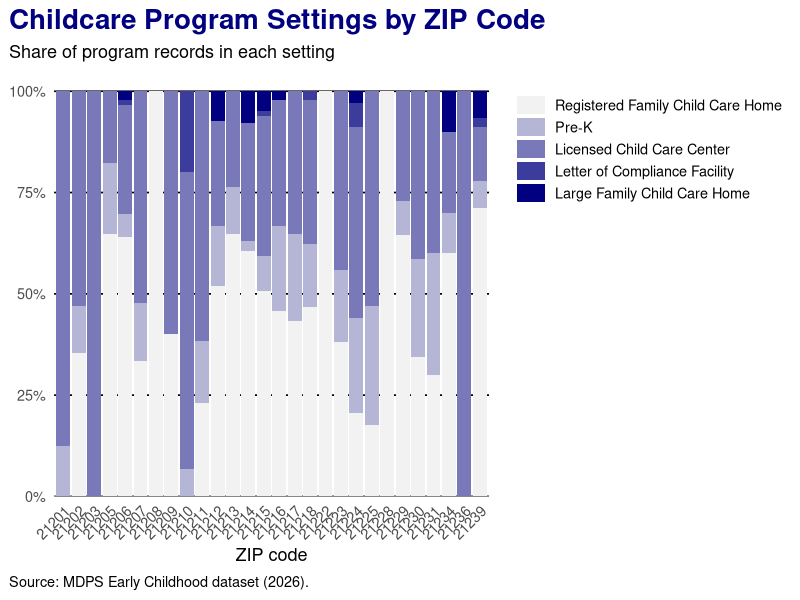
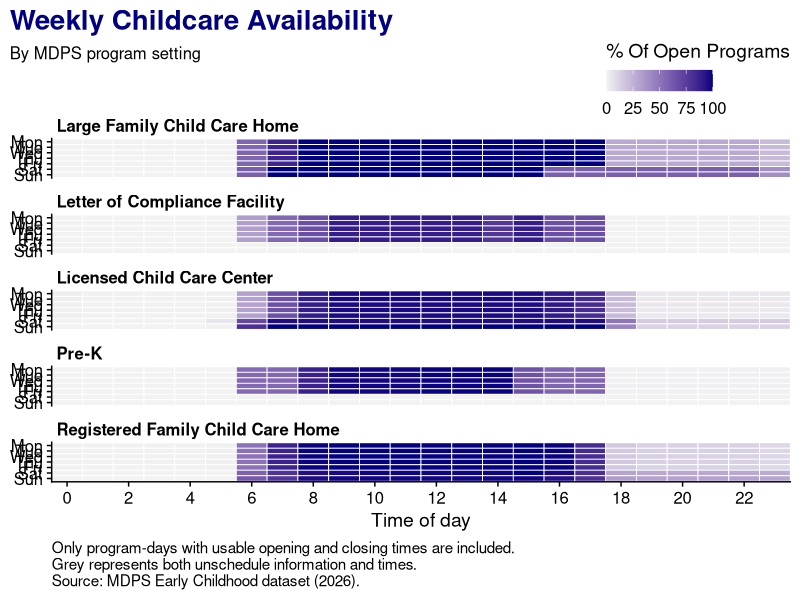
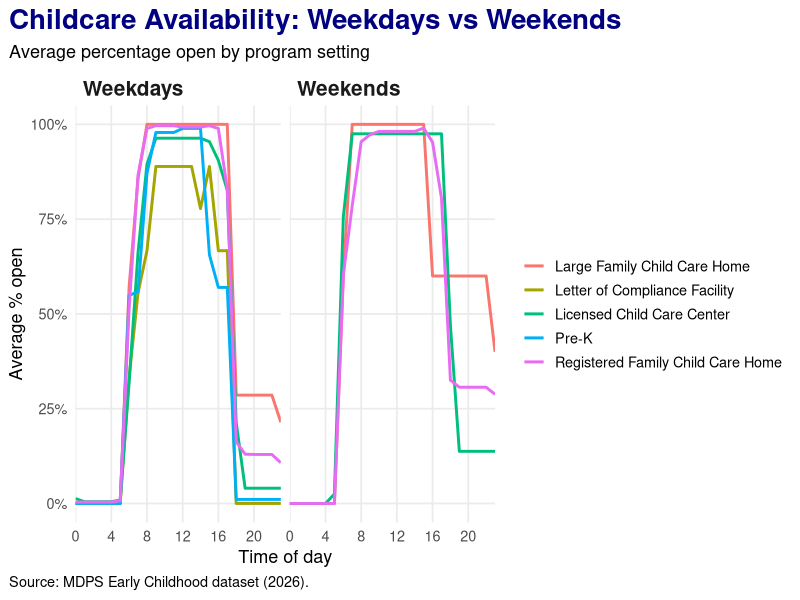

Here is the R script that generated these plots, in order:
## ---- chunk 1
#| label: setup

library(ggplot2)
library(dplyr)
library(tidyr)
library(cowplot)

# Loading the childcare table and removing the footnote rows without addresses.

childcare_eda <- read.csv(
  "../data/MDPS Early Childhood Dev.csv",
  stringsAsFactors = FALSE
) |>
  filter(
    !is.na(address),
    address != ""
  )
## ---- chunk 2
#| label: program-setting-share-setup

program_setting_chart <- childcare_eda |>
  filter(!is.na(zipcode)) |>
  ggplot(
    aes(
      x = factor(zipcode),
      fill = gen_program_setting_detail
    )
  ) +
  geom_bar(position = "fill")
## ---- chunk 3
#| label: program-setting-share-chart
#| fig-width: 10
#| fig-height: 7

program_setting_chart +
  scale_y_continuous(
    labels = scales::percent,
    expand = expansion(mult = c(0, 0.05))
  ) +
  guides(fill = guide_legend(reverse = TRUE)) +
  scale_fill_manual(
    values = colorRampPalette(c("navy", "grey95"))(
      dplyr::n_distinct(childcare_eda$gen_program_setting_detail)
    )
  ) +
  labs(
    x = "ZIP code",
    y = NULL,
    fill = NULL,
    title = "Childcare Program Settings by ZIP Code",
    subtitle = "Share of program records in each setting",
    caption = "Source: MDPS Early Childhood dataset (2026)."
  ) +
  theme_minimal(base_size = 13) +
  theme(
    panel.grid.major.x = element_blank(),
    panel.grid.minor = element_blank(),
    panel.grid.major.y = element_line(color = "black"),
    plot.title.position = "plot",
    plot.title = element_text(
      face = "bold",
      size = 20,
      color = "navy"
    ),
    plot.caption.position = "plot",
    plot.caption = element_text(
      hjust = 0,
      margin = margin(t = 8)
    ),
    axis.text.x = element_text(angle = 45, hjust = 1),
    legend.justification = c(1, 0.95),
    legend.key.width = grid::unit(1.5, "lines"),
    legend.key.height = grid::unit(1, "lines"),
    legend.key.spacing.y = grid::unit(0.1, "lines")
  )
## ---- chunk 4
#| label: heatmap-program-availability-setup

day_order <- c(
  "Monday", "Tuesday", "Wednesday", "Thursday",
  "Friday", "Saturday", "Sunday"
)

availability <- childcare_eda |>
  select(
    setting = gen_program_setting_detail,
    ends_with(".Time")
  ) |>
  tidyr::pivot_longer(
    cols = ends_with(".Time"),
    names_to = c("day", ".value", NA),
    names_sep = "\\."
  ) |>
  mutate(
    opening = as.numeric(
      as.difftime(trimws(Start), units = "hours")
    ),
    closing = as.numeric(
      as.difftime(trimws(End), units = "hours")
    ),
    day = factor(day, levels = day_order)
  ) |>
  tidyr::drop_na(opening, closing) |>
  tidyr::uncount(24, .id = "hour") |>
  dplyr::mutate(
    hour = hour - 1,
    open = ifelse(
      closing < opening,
      hour >= opening | hour < closing,
      hour >= opening & hour < closing
    )
  ) |>
  dplyr::group_by(setting, day, hour) |>
  dplyr::summarise(
    percent_open = mean(open) * 100,
    .groups = "drop"
  ) |>
  tidyr::complete(setting, day, hour = 0:23)
## ---- chunk 5
#| label: heatmap-program-availability
#| fig-width: 9
#| fig-height: 10

ggplot(
  availability,
  aes(x = hour, y = day, fill = percent_open)
) +
  geom_tile(color = "white", linewidth = 0.3) +
  facet_wrap(~ setting, ncol = 1) +
  scale_x_continuous(
    breaks = seq(0, 23, 2),
    expand = c(0, 0)
  ) +
  scale_y_discrete(
    limits = rev(day_order),
    labels = function(x) substr(x, 1, 3),
    drop = FALSE
  ) +
  scale_fill_gradient(
    low = "grey95",
    high = "navy",
    limits = c(0, 100),
    na.value = "grey95"
  ) +
  guides(
    fill = guide_colorbar(
      direction = "horizontal",
      title.position = "top",
      title.hjust = 0
    )
  ) +
  labs(
    title = "Weekly Childcare Availability",
    subtitle = "By MDPS program setting",
    x = "Time of day",
    y = NULL,
    fill = "% Of Open Programs",
    caption = paste0(
      "Only program-days with usable opening and closing times are included.\n",
      "Grey represents both unschedule information and times.\n",
      "Source: MDPS Early Childhood dataset (2026)."
    )
  ) +
  theme_cowplot() +
  theme(
    panel.grid = element_blank(),
    strip.background = element_blank(),
    strip.text.x = element_text(
      face = "bold", hjust = 0, size = 12
    ),
    plot.title.position = "plot",
    plot.title = element_text(
      face = "bold", size = 20, color = "navy"
    ),
    plot.subtitle = element_text(margin = margin(b = 35)),
    legend.position = "inside",
    legend.position.inside = c(1, 1.06),
    legend.justification = c(1, 0),
    legend.background = element_blank(),
    plot.caption = element_text(hjust = 0)
  )
## ---- chunk 6
#| label: availability-weekdays-weekends
#| fig-width: 9
#| fig-height: 6

availability |>
  mutate(
    day_group = ifelse(
      day %in% c("Saturday", "Sunday"),
      "Weekends",
      "Weekdays"
    )
  ) |>
  group_by(setting, day_group, hour) |>
  summarise(
    percent_open = mean(percent_open, na.rm = TRUE),
    .groups = "drop"
  ) |>
  ggplot(aes(x = hour, y = percent_open, color = setting)) +
  geom_line(linewidth = 1, na.rm = TRUE) +
  facet_wrap(~ day_group) +
  scale_x_continuous(
    breaks = seq(0, 23, 4),
    expand = c(0, 0)
  ) +
  scale_y_continuous(
    limits = c(0, 100),
    labels = scales::percent_format(scale = 1)
  ) +
  labs(
    title = "Childcare Availability: Weekdays vs Weekends",
    subtitle = "Average percentage open by program setting",
    x = "Time of day",
    y = "Average % open",
    color = NULL,
    caption = "Source: MDPS Early Childhood dataset (2026)."
  ) +
  theme_minimal(base_size = 13) +
  theme(
    panel.grid.minor = element_blank(),
    plot.title.position = "plot",
    plot.title = element_text(
      face = "bold",
      size = 20,
      color = "navy"
    ),
    strip.text = element_text(
      face = "bold",
      hjust = 0,
      size = 15
    ),
    plot.caption.position = "plot",
    plot.caption = element_text(hjust = 0)
  )
